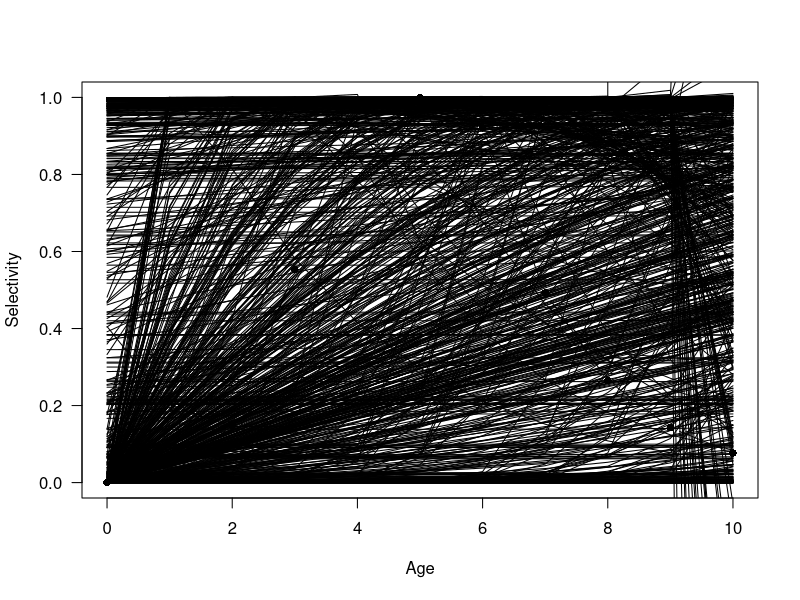

The R script that drew this image:

#Double-normal selectivity

Amin<-0
Amax<-10
age<-Amin:Amax
B1 <- 4.2623060
B2 <- -1.9183504
B3 <- 0.9908788
B4 <- 0.4789121
B5 <- -15.7304389
B6 <- -13.3039320

peak2<-B1+1+((0.99*Amax-B1-1)/(1+exp(-B2)))
t1<-exp(-(Amin-B1)^2/exp(B3))
t2<-exp(-(Amax-peak2)^2/exp(B4))
j1<-(1+exp(-20*((age-B1)/(1+abs(age-B1)))))^-1
j2<-(1+exp(-20*((age-peak2)/(1+abs(age-peak2)))))^-1
asc<-(1+exp(-B5))^-1+(1-(1+exp(-B5))^-1)*((exp(-(age-B1)^2/exp(B3))-t1)/(1-t1))
dsc<-1+(((1+exp(-B6))^-1)-1)*((exp(-(age-peak2)/exp(B4))-1)/(t2-1))
Selvec<-asc*(1-j1)+j1*((1-j2)+j2*dsc)

plot(age, Selvec, las=1, pch=16, type="b",xlab="Age", ylab="Selectivity")


###########################################
#Now looking to see plausible bounds/prior
###########################################
for(i in 1:1000){
Amin<-0
Amax<-10
age<-Amin:Amax
B1 <- runif(1,0,40)
B2 <- runif(1,-15,3)
B3 <- runif(1,0,10)
B4 <- runif(1,0,10)
B5 <- runif(1,-20,7)
B6 <- runif(1,-15,17)

peak2<-B1+1+((0.99*Amax-B1-1)/(1+exp(-B2)))
t1<-exp(-(Amin-B1)^2/exp(B3))
t2<-exp(-(Amax-peak2)^2/exp(B4))
j1<-(1+exp(-20*((age-B1)/(1+abs(age-B1)))))^-1
j2<-(1+exp(-20*((age-peak2)/(1+abs(age-peak2)))))^-1
asc<-(1+exp(-B5))^-1+(1-(1+exp(-B5))^-1)*((exp(-(age-B1)^2/exp(B3))-t1)/(1-t1))
dsc<-1+(((1+exp(-B6))^-1)-1)*((exp(-(age-peak2)/exp(B4))-1)/(t2-1))
Selvec<-asc*(1-j1)+j1*((1-j2)+j2*dsc)

lines(age, Selvec, las=1, pch=16, xlab="Age", ylab="Selectivity")
}

